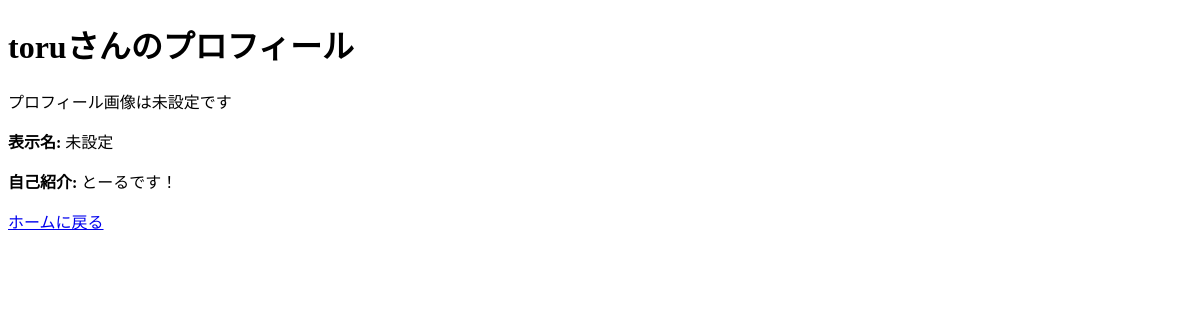
The page /user/1 on the database as committed earlier.
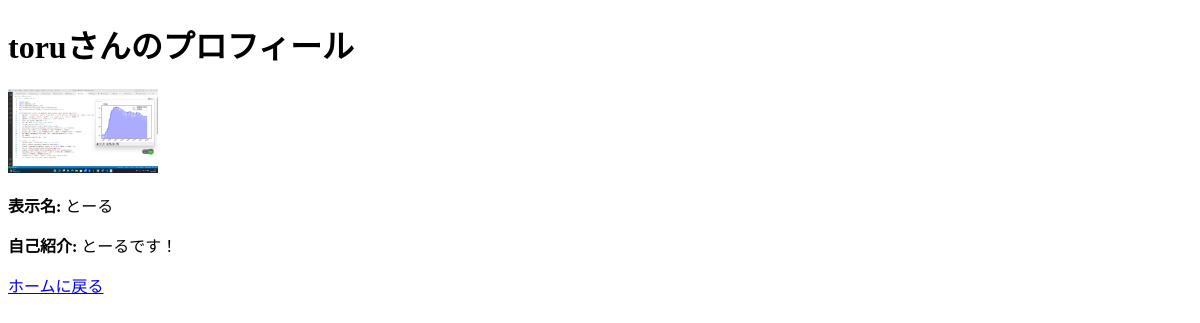
The same page on the database as committed later.
### app/models.py (models this page shows, shortened)
class User(db.Model, UserMixin):
    id = db.Column(db.Integer, primary_key=True)
    username = db.Column(db.String(64), unique=True, nullable=False)
    password_hash = db.Column(db.String(128), nullable=False)
    likes = db.relationship('Like', backref='user', cascade="all, delete", lazy='dynamic')
    profile_image = db.Column(db.String(256), nullable=True)
    display_name = db.Column(db.String(64), nullable=True)
    bio = db.Column(db.Text)

### app/routes.py (the view)
@bp.route("/user/<int:user_id>")
def user_profile(user_id):
    user = User.query.get_or_404(user_id)
    return render_template("profile.html", user=user)

### app/templates/profile.html (shortened to what this page needs)
<!DOCTYPE html>
<html lang="ja">
<head>
</head>
<body>
    <h1>{{ user.username }}さんのプロフィール</h1>
    {% if user.profile_image %}
        <img src="{{ url_for('static', filename='profile_images/' + user.profile_image) }}" alt="プロフィール画像" width="150">
    {% else %}
        <p>プロフィール画像は未設定です</p>
    {% endif %}
    <p><strong>表示名:</strong> {{ user.display_name or '未設定' }}</p>
    <p><strong>自己紹介:</strong> {{ user.bio or '未設定' }}</p>
    <a href="{{ url_for('main.index') }}">ホームに戻る</a>
</body>
</html>

Rows that differ between the two databases and show on the page:
changed User "toru": profile_image: picture added; display_name "未設定" → "とーる"; profile_image empty → "user_1.png" (drawn)
Other text that changed with them:
text no longer shown: "プロフィール画像は未設定です"
